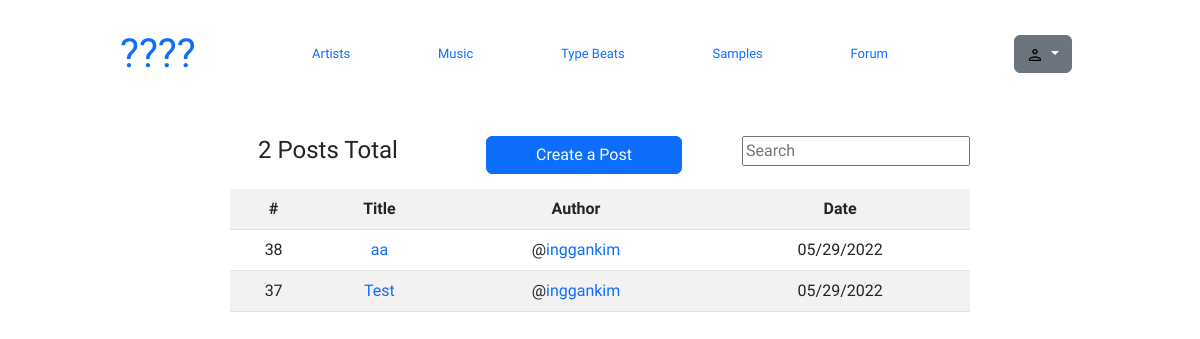
Page /ercf/posts/ on the committed database.
### ercf/models.py (models this page shows, shortened)
class Post(models.Model):
    title = models.CharField(max_length=100)
    topic = models.ForeignKey(Topic, on_delete=models.SET_NULL, null=True)
    author = models.ForeignKey(User, on_delete=models.CASCADE)
    content = models.TextField(max_length=10000)
    date_posted = models.DateTimeField(auto_now_add=True)
    date_updated = models.DateTimeField(auto_now=True)
    author_identity = models.TextField()

### ercf/views.py (the view)
# urls.py: path('posts/', views.posts, name='posts'),
def posts(request):
    q = request.GET.get("q") if request.GET.get("q") != None else ""
    topics = Topic.objects.all()
    posts = Post.objects.filter(
        Q(topic__name__icontains=q) |
        Q(title__icontains=q) |
        Q(content__icontains=q)
    ).order_by("-id")
    context = {
        "name": name,
        "posts": posts,
        "posts_count": posts.count(),
        "topics": topics
    }
    return render(request, "ercf/posts.html", context)

### ercf/templates/ercf/posts.html (shortened to what this page needs)
{% extends "ercf/layout.html" %}
{% load static %}
{% block body %}
<link rel="stylesheet" type="text/css" href="{% static 'styles/style.css' %}">
<div class="search-container" style="margin-top: -100px;">
    <div>
    </div>
    <div style="padding: 30px;">
        <div class="posts-header">
            <h4>  {{posts_count}} Posts Total</h5>
            <a href="{% url "ercf:form" %}" type="button" class="btn btn-primary">Create a Post</a>
            <form method="GET" action="{% url "ercf:index" %}" style="float:left;">
                <input type="text" name="q" placeholder="Search"/>
            </form>
        </div>
        <table class="table table-striped" style="text-align: center;">
            <tr>
                <th>#</th>
                <th>Title</th>
                <th>Author</th>
                <th>Date</th>
            </tr>
            {% for post in posts %}
                <tr>
                    <td>{{ post.id }}</td>
                    <td><a href="{% url "ercf:post" post.id %}">{{ post.title }}</a></td>
                    <td>@<a href="{% url 'ercf:view_user' post.author_identity %}">{{ post.author }}</a></td>
                    <td>{{ post.date_posted|date:'m/d/20y'  }}</td>
                </tr>
            {% endfor %}
        </table>
    </div>
</div>
{% endblock %}

### ercf/static/styles/style.css (style rules this page uses)
body { font-family: 'Tiro Kannada', serif; }

### ercf/templates/ercf/navbar.html (style rules this page uses)
a { text-decoration: none; }

### ercf/templates/ercf/posts.html (style rules this page uses)
.search-container { display: grid; grid-template-columns: 1fr 4fr 1fr; }
.posts-header { display:grid; grid-template-columns: 1fr 1fr 1fr; text-align: center; margin-bottom: 15px; grid-gap: 5vw; }

### rows in the picture
Post: id "38", title "aa", author "inggankim", date_posted "05/29/2022"
Post: id "37", title "Test", author "inggankim", date_posted "05/29/2022"

### other values in the picture
{{ posts_count }} "2"
